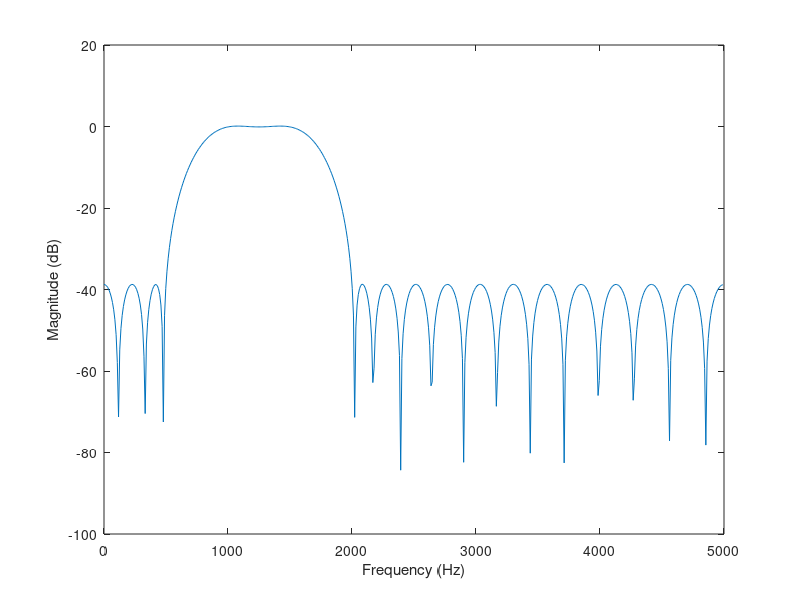

Recreate this plot in MATLAB.
Fs = 10000; % Sampling frequency
N = 41; % Filter length
M = [0 0 1 1 0 0]; % Desired magnitude response
F = [0, 0.1, 0.2, 0.3, 0.4, 1 ]; % Band edge frequencies
b = remez(N-1, F, M); % Compute the filter coefficients
[H, f] = freqz(b, 1, 512, Fs); % Compute the frequency response
mag = 20*log10(abs(H)); % of filter and plot it
plot(f, mag)
xlabel('Frequency (Hz)')
ylabel('Magnitude (dB)')
